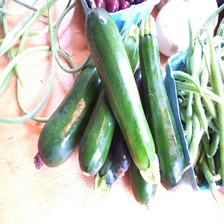
#> input picture zucchini.jpeg, 224 x 224 px
$ python getsquaredmeanimage.py
#> lines starting #> are read from the running program, lines starting #| are printed output that depends on the picture

#use the better method to get the mean image for zuchinni

from PIL import Image
import numpy as np
import os

average_image = np.empty((200,200,3))
errors = 0
with Image.open('zucchini.jpeg') as image:
#> image is the input picture: PIL image 224x224 RGB; mean R, G, B 183.9, 192.5, 178.7
    image.thumbnail((200,200))
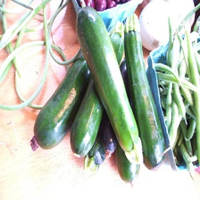
#> image: PIL image 200x200 RGB; mean R, G, B 183.9, 192.5, 178.7
    npimage = np.array(image)
    print(npimage[0][0])
#| [205 227 233]
    print(npimage[0][1])
#| [212 219 223]
    print(npimage.dtype)
#| uint8
    npimage = np.square(npimage, dtype=np.float64)
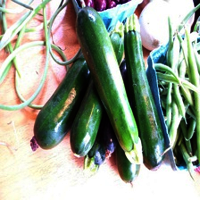
#> npimage: shape (200, 200, 3) float64; mean R, G, B 39562.4, 41657.8, 37513.5; drawn with min black and max white
    print(npimage[0][0])
#| [42025. 51529. 54289.]
    print(npimage[0][1])
#| [44944. 47961. 49729.]
